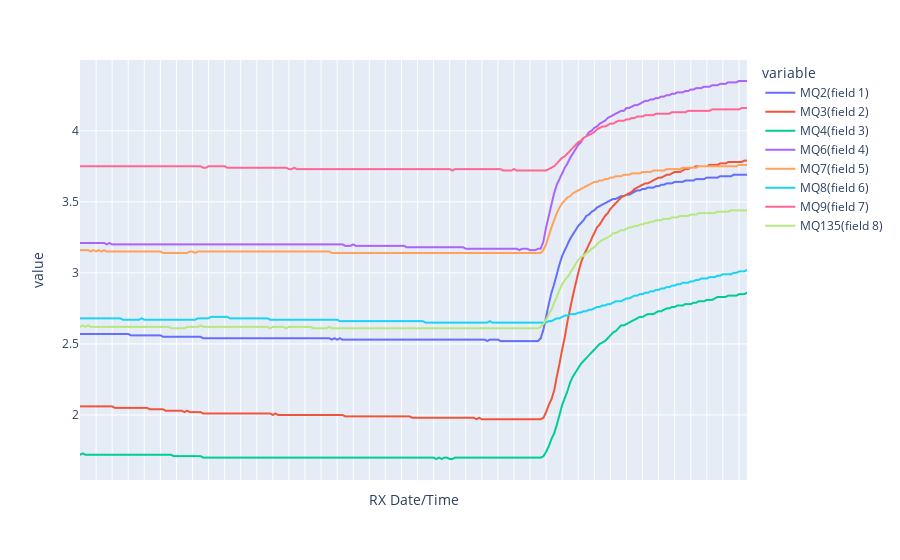
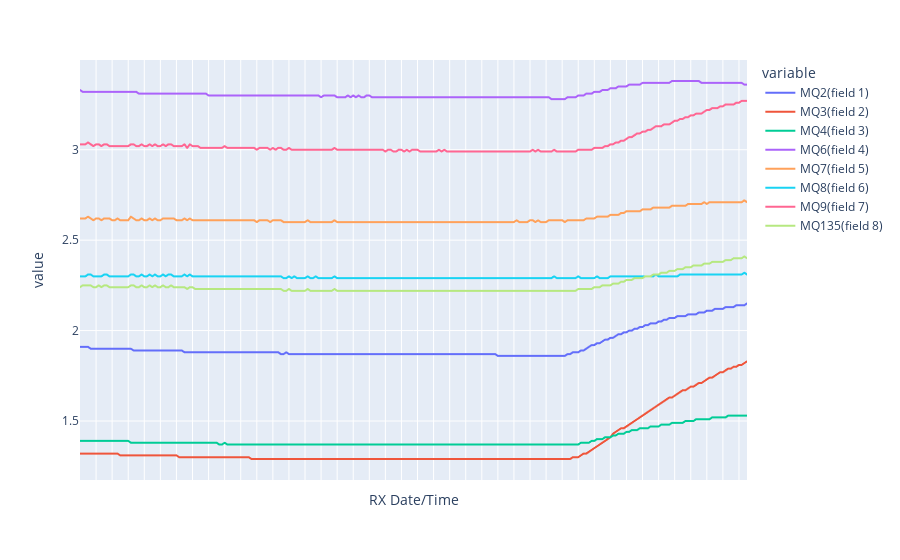
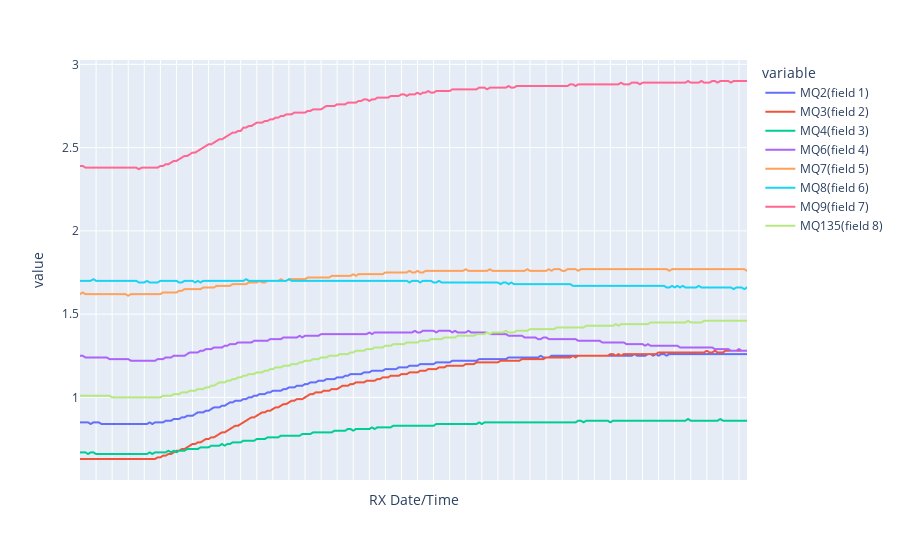
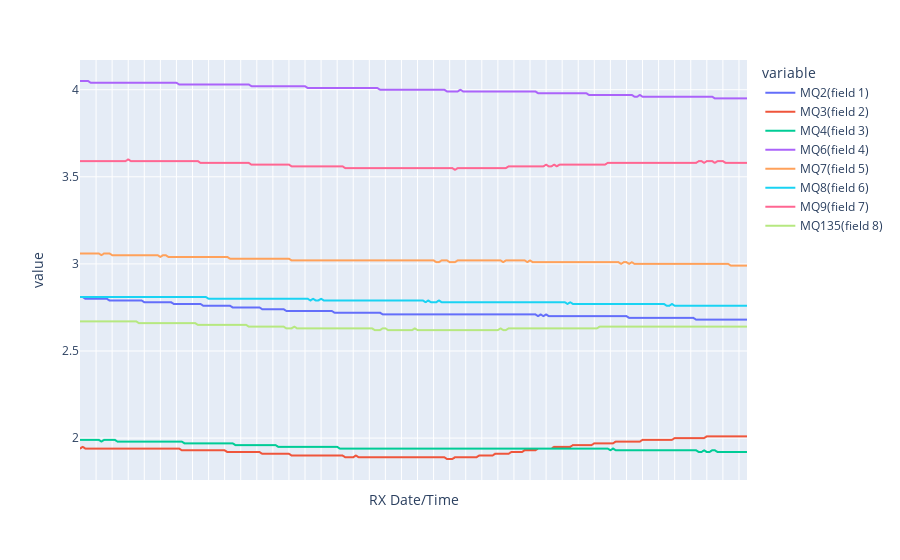

The cell these charts' notebook holds for them, in order:
### Code cell
show_chart('sanitiser')
show_chart('10g_semi-fresh_coffee')
show_chart('10g_fresh_cheap')
show_chart('less_coffee')

### Figure 1 — Plotly figure (JSON) as saved in the notebook; plotly's stock layout.template omitted (floating-point values rounded to 4 significant figures; data arrays with more than 128 entries replaced by an {"elided": "..."} marker saying what was removed)
{"data": [{"hovertemplate": "variable=MQ2(field 1)<br>RX Date/Time=%{x}<br>value=%{y}<extra></extra>", "legendgroup": "MQ2(field 1)", "line": {"color": "#636efa", "dash": "solid"}, "mode": "lines", "name": "MQ2(field 1)", "showlegend": true, "type": "scattergl", "x": {"elided": "250 str values"}, "xaxis": "x", "y": {"elided": "250 float values"}, "yaxis": "y"}, {"hovertemplate": "variable=MQ3(field 2)<br>RX Date/Time=%{x}<br>value=%{y}<extra></extra>", "legendgroup": "MQ3(field 2)", "line": {"color": "#EF553B", "dash": "solid"}, "mode": "lines", "name": "MQ3(field 2)", "showlegend": true, "type": "scattergl", "x": {"elided": "250 str values"}, "xaxis": "x", "y": {"elided": "250 float values"}, "yaxis": "y"}, {"hovertemplate": "variable=MQ4(field 3)<br>RX Date/Time=%{x}<br>value=%{y}<extra></extra>", "legendgroup": "MQ4(field 3)", "line": {"color": "#00cc96", "dash": "solid"}, "mode": "lines", "name": "MQ4(field 3)", "showlegend": true, "type": "scattergl", "x": {"elided": "250 str values"}, "xaxis": "x", "y": {"elided": "250 float values"}, "yaxis": "y"}, {"hovertemplate": "variable=MQ6(field 4)<br>RX Date/Time=%{x}<br>value=%{y}<extra></extra>", "legendgroup": "MQ6(field 4)", "line": {"color": "#ab63fa", "dash": "solid"}, "mode": "lines", "name": "MQ6(field 4)", "showlegend": true, "type": "scattergl", "x": {"elided": "250 str values"}, "xaxis": "x", "y": {"elided": "250 float values"}, "yaxis": "y"}, {"hovertemplate": "variable=MQ7(field 5)<br>RX Date/Time=%{x}<br>value=%{y}<extra></extra>", "legendgroup": "MQ7(field 5)", "line": {"color": "#FFA15A", "dash": "solid"}, "mode": "lines", "name": "MQ7(field 5)", "showlegend": true, "type": "scattergl", "x": {"elided": "250 str values"}, "xaxis": "x", "y": {"elided": "250 float values"}, "yaxis": "y"}, {"hovertemplate": "variable=MQ8(field 6)<br>RX Date/Time=%{x}<br>value=%{y}<extra></extra>", "legendgroup": "MQ8(field 6)", "line": {"color": "#19d3f3", "dash": "solid"}, "mode": "lines", "name": "MQ8(field 6)", "showlegend": true, "type": "scattergl", "x": {"elided": "250 str values"}, "xaxis": "x", "y": {"elided": "250 float values"}, "yaxis": "y"}, {"hovertemplate": "variable=MQ9(field 7)<br>RX Date/Time=%{x}<br>value=%{y}<extra></extra>", "legendgroup": "MQ9(field 7)", "line": {"color": "#FF6692", "dash": "solid"}, "mode": "lines", "name": "MQ9(field 7)", "showlegend": true, "type": "scattergl", "x": {"elided": "250 str values"}, "xaxis": "x", "y": {"elided": "250 float values"}, "yaxis": "y"}, {"hovertemplate": "variable=MQ135(field 8)<br>RX Date/Time=%{x}<br>value=%{y}<extra></extra>", "legendgroup": "MQ135(field 8)", "line": {"color": "#B6E880", "dash": "solid"}, "mode": "lines", "name": "MQ135(field 8)", "showlegend": true, "type": "scattergl", "x": {"elided": "250 str values"}, "xaxis": "x", "y": {"elided": "250 float values"}, "yaxis": "y"}], "layout": {"autosize": true, "legend": {"title": {"text": "variable"}, "tracegroupgap": 0}, "margin": {"t": 60}, "xaxis": {"anchor": "y", "autorange": true, "domain": [0, 1], "range": [0, 249], "showticklabels": false, "title": {"text": "RX Date/Time"}, "type": "category"}, "yaxis": {"anchor": "x", "autorange": true, "domain": [0, 1], "range": [1.542, 4.498], "title": {"text": "value"}, "type": "linear"}}}

### Figure 2 — Plotly figure (JSON) as saved in the notebook; plotly's stock layout.template omitted (floating-point values rounded to 4 significant figures; data arrays with more than 128 entries replaced by an {"elided": "..."} marker saying what was removed)
{"data": [{"hovertemplate": "variable=MQ2(field 1)<br>RX Date/Time=%{x}<br>value=%{y}<extra></extra>", "legendgroup": "MQ2(field 1)", "line": {"color": "#636efa", "dash": "solid"}, "mode": "lines", "name": "MQ2(field 1)", "showlegend": true, "type": "scattergl", "x": {"elided": "250 str values"}, "xaxis": "x", "y": {"elided": "250 float values"}, "yaxis": "y"}, {"hovertemplate": "variable=MQ3(field 2)<br>RX Date/Time=%{x}<br>value=%{y}<extra></extra>", "legendgroup": "MQ3(field 2)", "line": {"color": "#EF553B", "dash": "solid"}, "mode": "lines", "name": "MQ3(field 2)", "showlegend": true, "type": "scattergl", "x": {"elided": "250 str values"}, "xaxis": "x", "y": {"elided": "250 float values"}, "yaxis": "y"}, {"hovertemplate": "variable=MQ4(field 3)<br>RX Date/Time=%{x}<br>value=%{y}<extra></extra>", "legendgroup": "MQ4(field 3)", "line": {"color": "#00cc96", "dash": "solid"}, "mode": "lines", "name": "MQ4(field 3)", "showlegend": true, "type": "scattergl", "x": {"elided": "250 str values"}, "xaxis": "x", "y": {"elided": "250 float values"}, "yaxis": "y"}, {"hovertemplate": "variable=MQ6(field 4)<br>RX Date/Time=%{x}<br>value=%{y}<extra></extra>", "legendgroup": "MQ6(field 4)", "line": {"color": "#ab63fa", "dash": "solid"}, "mode": "lines", "name": "MQ6(field 4)", "showlegend": true, "type": "scattergl", "x": {"elided": "250 str values"}, "xaxis": "x", "y": {"elided": "250 float values"}, "yaxis": "y"}, {"hovertemplate": "variable=MQ7(field 5)<br>RX Date/Time=%{x}<br>value=%{y}<extra></extra>", "legendgroup": "MQ7(field 5)", "line": {"color": "#FFA15A", "dash": "solid"}, "mode": "lines", "name": "MQ7(field 5)", "showlegend": true, "type": "scattergl", "x": {"elided": "250 str values"}, "xaxis": "x", "y": {"elided": "250 float values"}, "yaxis": "y"}, {"hovertemplate": "variable=MQ8(field 6)<br>RX Date/Time=%{x}<br>value=%{y}<extra></extra>", "legendgroup": "MQ8(field 6)", "line": {"color": "#19d3f3", "dash": "solid"}, "mode": "lines", "name": "MQ8(field 6)", "showlegend": true, "type": "scattergl", "x": {"elided": "250 str values"}, "xaxis": "x", "y": {"elided": "250 float values"}, "yaxis": "y"}, {"hovertemplate": "variable=MQ9(field 7)<br>RX Date/Time=%{x}<br>value=%{y}<extra></extra>", "legendgroup": "MQ9(field 7)", "line": {"color": "#FF6692", "dash": "solid"}, "mode": "lines", "name": "MQ9(field 7)", "showlegend": true, "type": "scattergl", "x": {"elided": "250 str values"}, "xaxis": "x", "y": {"elided": "250 float values"}, "yaxis": "y"}, {"hovertemplate": "variable=MQ135(field 8)<br>RX Date/Time=%{x}<br>value=%{y}<extra></extra>", "legendgroup": "MQ135(field 8)", "line": {"color": "#B6E880", "dash": "solid"}, "mode": "lines", "name": "MQ135(field 8)", "showlegend": true, "type": "scattergl", "x": {"elided": "250 str values"}, "xaxis": "x", "y": {"elided": "250 float values"}, "yaxis": "y"}], "layout": {"autosize": true, "legend": {"title": {"text": "variable"}, "tracegroupgap": 0}, "margin": {"t": 60}, "xaxis": {"anchor": "y", "autorange": true, "domain": [0, 1], "range": [0, 249], "showticklabels": false, "title": {"text": "RX Date/Time"}, "type": "category"}, "yaxis": {"anchor": "x", "autorange": true, "domain": [0, 1], "range": [1.174, 3.496], "title": {"text": "value"}, "type": "linear"}}}

### Figure 3 — Plotly figure (JSON) as saved in the notebook; plotly's stock layout.template omitted (floating-point values rounded to 4 significant figures; data arrays with more than 128 entries replaced by an {"elided": "..."} marker saying what was removed)
{"data": [{"hovertemplate": "variable=MQ2(field 1)<br>RX Date/Time=%{x}<br>value=%{y}<extra></extra>", "legendgroup": "MQ2(field 1)", "line": {"color": "#636efa", "dash": "solid"}, "mode": "lines", "name": "MQ2(field 1)", "showlegend": true, "type": "scattergl", "x": {"elided": "250 str values"}, "xaxis": "x", "y": {"elided": "250 float values"}, "yaxis": "y"}, {"hovertemplate": "variable=MQ3(field 2)<br>RX Date/Time=%{x}<br>value=%{y}<extra></extra>", "legendgroup": "MQ3(field 2)", "line": {"color": "#EF553B", "dash": "solid"}, "mode": "lines", "name": "MQ3(field 2)", "showlegend": true, "type": "scattergl", "x": {"elided": "250 str values"}, "xaxis": "x", "y": {"elided": "250 float values"}, "yaxis": "y"}, {"hovertemplate": "variable=MQ4(field 3)<br>RX Date/Time=%{x}<br>value=%{y}<extra></extra>", "legendgroup": "MQ4(field 3)", "line": {"color": "#00cc96", "dash": "solid"}, "mode": "lines", "name": "MQ4(field 3)", "showlegend": true, "type": "scattergl", "x": {"elided": "250 str values"}, "xaxis": "x", "y": {"elided": "250 float values"}, "yaxis": "y"}, {"hovertemplate": "variable=MQ6(field 4)<br>RX Date/Time=%{x}<br>value=%{y}<extra></extra>", "legendgroup": "MQ6(field 4)", "line": {"color": "#ab63fa", "dash": "solid"}, "mode": "lines", "name": "MQ6(field 4)", "showlegend": true, "type": "scattergl", "x": {"elided": "250 str values"}, "xaxis": "x", "y": {"elided": "250 float values"}, "yaxis": "y"}, {"hovertemplate": "variable=MQ7(field 5)<br>RX Date/Time=%{x}<br>value=%{y}<extra></extra>", "legendgroup": "MQ7(field 5)", "line": {"color": "#FFA15A", "dash": "solid"}, "mode": "lines", "name": "MQ7(field 5)", "showlegend": true, "type": "scattergl", "x": {"elided": "250 str values"}, "xaxis": "x", "y": {"elided": "250 float values"}, "yaxis": "y"}, {"hovertemplate": "variable=MQ8(field 6)<br>RX Date/Time=%{x}<br>value=%{y}<extra></extra>", "legendgroup": "MQ8(field 6)", "line": {"color": "#19d3f3", "dash": "solid"}, "mode": "lines", "name": "MQ8(field 6)", "showlegend": true, "type": "scattergl", "x": {"elided": "250 str values"}, "xaxis": "x", "y": {"elided": "250 float values"}, "yaxis": "y"}, {"hovertemplate": "variable=MQ9(field 7)<br>RX Date/Time=%{x}<br>value=%{y}<extra></extra>", "legendgroup": "MQ9(field 7)", "line": {"color": "#FF6692", "dash": "solid"}, "mode": "lines", "name": "MQ9(field 7)", "showlegend": true, "type": "scattergl", "x": {"elided": "250 str values"}, "xaxis": "x", "y": {"elided": "250 float values"}, "yaxis": "y"}, {"hovertemplate": "variable=MQ135(field 8)<br>RX Date/Time=%{x}<br>value=%{y}<extra></extra>", "legendgroup": "MQ135(field 8)", "line": {"color": "#B6E880", "dash": "solid"}, "mode": "lines", "name": "MQ135(field 8)", "showlegend": true, "type": "scattergl", "x": {"elided": "250 str values"}, "xaxis": "x", "y": {"elided": "250 float values"}, "yaxis": "y"}], "layout": {"autosize": true, "legend": {"title": {"text": "variable"}, "tracegroupgap": 0}, "margin": {"t": 60}, "xaxis": {"anchor": "y", "autorange": true, "domain": [0, 1], "range": [0, 249], "showticklabels": false, "title": {"text": "RX Date/Time"}, "type": "category"}, "yaxis": {"anchor": "x", "autorange": true, "domain": [0, 1], "range": [0.5039, 3.026], "title": {"text": "value"}, "type": "linear"}}}

### Figure 4 — Plotly figure (JSON) as saved in the notebook; plotly's stock layout.template omitted (floating-point values rounded to 4 significant figures; data arrays with more than 128 entries replaced by an {"elided": "..."} marker saying what was removed)
{"data": [{"hovertemplate": "variable=MQ2(field 1)<br>RX Date/Time=%{x}<br>value=%{y}<extra></extra>", "legendgroup": "MQ2(field 1)", "line": {"color": "#636efa", "dash": "solid"}, "mode": "lines", "name": "MQ2(field 1)", "showlegend": true, "type": "scattergl", "x": {"elided": "250 str values"}, "xaxis": "x", "y": {"elided": "250 float values"}, "yaxis": "y"}, {"hovertemplate": "variable=MQ3(field 2)<br>RX Date/Time=%{x}<br>value=%{y}<extra></extra>", "legendgroup": "MQ3(field 2)", "line": {"color": "#EF553B", "dash": "solid"}, "mode": "lines", "name": "MQ3(field 2)", "showlegend": true, "type": "scattergl", "x": {"elided": "250 str values"}, "xaxis": "x", "y": {"elided": "250 float values"}, "yaxis": "y"}, {"hovertemplate": "variable=MQ4(field 3)<br>RX Date/Time=%{x}<br>value=%{y}<extra></extra>", "legendgroup": "MQ4(field 3)", "line": {"color": "#00cc96", "dash": "solid"}, "mode": "lines", "name": "MQ4(field 3)", "showlegend": true, "type": "scattergl", "x": {"elided": "250 str values"}, "xaxis": "x", "y": {"elided": "250 float values"}, "yaxis": "y"}, {"hovertemplate": "variable=MQ6(field 4)<br>RX Date/Time=%{x}<br>value=%{y}<extra></extra>", "legendgroup": "MQ6(field 4)", "line": {"color": "#ab63fa", "dash": "solid"}, "mode": "lines", "name": "MQ6(field 4)", "showlegend": true, "type": "scattergl", "x": {"elided": "250 str values"}, "xaxis": "x", "y": {"elided": "250 float values"}, "yaxis": "y"}, {"hovertemplate": "variable=MQ7(field 5)<br>RX Date/Time=%{x}<br>value=%{y}<extra></extra>", "legendgroup": "MQ7(field 5)", "line": {"color": "#FFA15A", "dash": "solid"}, "mode": "lines", "name": "MQ7(field 5)", "showlegend": true, "type": "scattergl", "x": {"elided": "250 str values"}, "xaxis": "x", "y": {"elided": "250 float values"}, "yaxis": "y"}, {"hovertemplate": "variable=MQ8(field 6)<br>RX Date/Time=%{x}<br>value=%{y}<extra></extra>", "legendgroup": "MQ8(field 6)", "line": {"color": "#19d3f3", "dash": "solid"}, "mode": "lines", "name": "MQ8(field 6)", "showlegend": true, "type": "scattergl", "x": {"elided": "250 str values"}, "xaxis": "x", "y": {"elided": "250 float values"}, "yaxis": "y"}, {"hovertemplate": "variable=MQ9(field 7)<br>RX Date/Time=%{x}<br>value=%{y}<extra></extra>", "legendgroup": "MQ9(field 7)", "line": {"color": "#FF6692", "dash": "solid"}, "mode": "lines", "name": "MQ9(field 7)", "showlegend": true, "type": "scattergl", "x": {"elided": "250 str values"}, "xaxis": "x", "y": {"elided": "250 float values"}, "yaxis": "y"}, {"hovertemplate": "variable=MQ135(field 8)<br>RX Date/Time=%{x}<br>value=%{y}<extra></extra>", "legendgroup": "MQ135(field 8)", "line": {"color": "#B6E880", "dash": "solid"}, "mode": "lines", "name": "MQ135(field 8)", "showlegend": true, "type": "scattergl", "x": {"elided": "250 str values"}, "xaxis": "x", "y": {"elided": "250 float values"}, "yaxis": "y"}], "layout": {"autosize": true, "legend": {"title": {"text": "variable"}, "tracegroupgap": 0}, "margin": {"t": 60}, "xaxis": {"anchor": "y", "autorange": true, "domain": [0, 1], "range": [0, 249], "showticklabels": false, "title": {"text": "RX Date/Time"}, "type": "category"}, "yaxis": {"anchor": "x", "autorange": true, "domain": [0, 1], "range": [1.759, 4.171], "title": {"text": "value"}, "type": "linear"}}}
